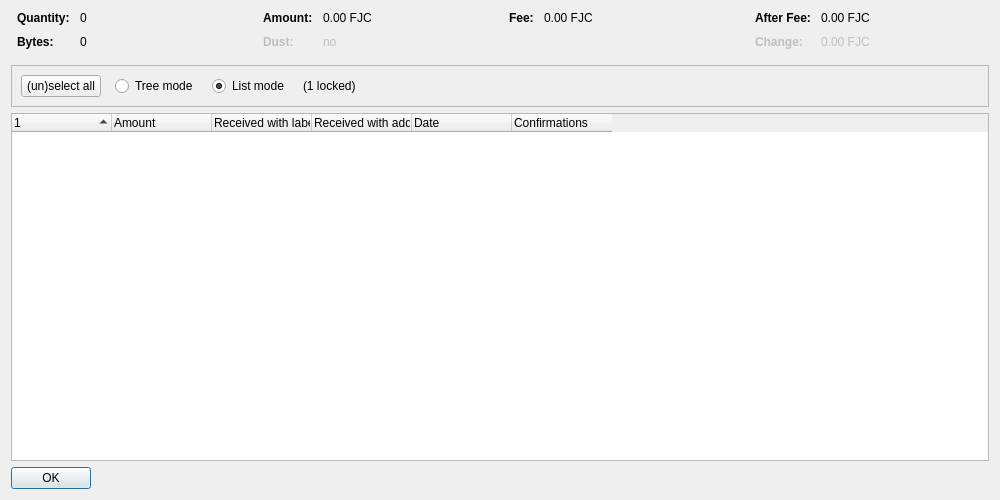
<?xml version="1.0" encoding="UTF-8"?>
<ui version="4.0">
 <class>CoinControlDialog</class>
 <widget class="QDialog" name="CoinControlDialog">
  <property name="geometry">
   <rect>
    <x>0</x>
    <y>0</y>
    <width>1000</width>
    <height>500</height>
   </rect>
  </property>
  <property name="windowTitle">
   <string>Coin Selection</string>
  </property>
  <layout class="QVBoxLayout" name="verticalLayout">
   <item>
    <layout class="QHBoxLayout" name="horizontalLayoutTop" stretch="0,0,0,0">
     <property name="topMargin">
      <number>0</number>
     </property>
     <property name="bottomMargin">
      <number>10</number>
     </property>
     <item>
      <layout class="QFormLayout" name="formLayoutCoinControl1">
       <property name="horizontalSpacing">
        <number>10</number>
       </property>
       <property name="verticalSpacing">
        <number>10</number>
       </property>
       <property name="leftMargin">
        <number>6</number>
       </property>
       <property name="rightMargin">
        <number>6</number>
       </property>
       <item row="0" column="0">
        <widget class="QLabel" name="labelCoinControlQuantityText">
         <property name="font">
          <font>
           <weight>75</weight>
           <bold>true</bold>
          </font>
         </property>
         <property name="text">
          <string>Quantity:</string>
         </property>
        </widget>
       </item>
       <item row="0" column="1">
        <widget class="QLabel" name="labelCoinControlQuantity">
         <property name="cursor">
          <cursorShape>IBeamCursor</cursorShape>
         </property>
         <property name="contextMenuPolicy">
          <enum>Qt::ActionsContextMenu</enum>
         </property>
         <property name="text">
          <string notr="true">0</string>
         </property>
         <property name="textInteractionFlags">
          <set>Qt::LinksAccessibleByMouse|Qt::TextSelectableByKeyboard|Qt::TextSelectableByMouse</set>
         </property>
        </widget>
       </item>
       <item row="1" column="0">
        <widget class="QLabel" name="labelCoinControlBytesText">
         <property name="font">
          <font>
           <weight>75</weight>
           <bold>true</bold>
          </font>
         </property>
         <property name="text">
          <string>Bytes:</string>
         </property>
        </widget>
       </item>
       <item row="1" column="1">
        <widget class="QLabel" name="labelCoinControlBytes">
         <property name="cursor">
          <cursorShape>IBeamCursor</cursorShape>
         </property>
         <property name="contextMenuPolicy">
          <enum>Qt::ActionsContextMenu</enum>
         </property>
         <property name="text">
          <string notr="true">0</string>
         </property>
         <property name="textInteractionFlags">
          <set>Qt::LinksAccessibleByMouse|Qt::TextSelectableByKeyboard|Qt::TextSelectableByMouse</set>
         </property>
        </widget>
       </item>
      </layout>
     </item>
     <item>
      <layout class="QFormLayout" name="formLayoutCoinControl2">
       <property name="horizontalSpacing">
        <number>10</number>
       </property>
       <property name="verticalSpacing">
        <number>10</number>
       </property>
       <property name="leftMargin">
        <number>6</number>
       </property>
       <property name="rightMargin">
        <number>6</number>
       </property>
       <item row="0" column="0">
        <widget class="QLabel" name="labelCoinControlAmountText">
         <property name="font">
          <font>
           <weight>75</weight>
           <bold>true</bold>
          </font>
         </property>
         <property name="text">
          <string>Amount:</string>
         </property>
        </widget>
       </item>
       <item row="0" column="1">
        <widget class="QLabel" name="labelCoinControlAmount">
         <property name="cursor">
          <cursorShape>IBeamCursor</cursorShape>
         </property>
         <property name="contextMenuPolicy">
          <enum>Qt::ActionsContextMenu</enum>
         </property>
         <property name="text">
          <string notr="true">0.00 FJC</string>
         </property>
         <property name="textInteractionFlags">
          <set>Qt::LinksAccessibleByMouse|Qt::TextSelectableByKeyboard|Qt::TextSelectableByMouse</set>
         </property>
        </widget>
       </item>
       <item row="1" column="0">
        <widget class="QLabel" name="labelCoinControlLowOutputText">
         <property name="enabled">
          <bool>false</bool>
         </property>
         <property name="font">
          <font>
           <weight>75</weight>
           <bold>true</bold>
          </font>
         </property>
         <property name="text">
          <string>Dust:</string>
         </property>
        </widget>
       </item>
       <item row="1" column="1">
        <widget class="QLabel" name="labelCoinControlLowOutput">
         <property name="enabled">
          <bool>false</bool>
         </property>
         <property name="cursor">
          <cursorShape>IBeamCursor</cursorShape>
         </property>
         <property name="contextMenuPolicy">
          <enum>Qt::ActionsContextMenu</enum>
         </property>
         <property name="text">
          <string notr="true">no</string>
         </property>
         <property name="textInteractionFlags">
          <set>Qt::LinksAccessibleByMouse|Qt::TextSelectableByKeyboard|Qt::TextSelectableByMouse</set>
         </property>
        </widget>
       </item>
      </layout>
     </item>
     <item>
      <layout class="QFormLayout" name="formLayoutCoinControl3">
       <property name="horizontalSpacing">
        <number>10</number>
       </property>
       <property name="verticalSpacing">
        <number>10</number>
       </property>
       <property name="leftMargin">
        <number>6</number>
       </property>
       <property name="rightMargin">
        <number>6</number>
       </property>
       <item row="0" column="0">
        <widget class="QLabel" name="labelCoinControlFeeText">
         <property name="font">
          <font>
           <weight>75</weight>
           <bold>true</bold>
          </font>
         </property>
         <property name="text">
          <string>Fee:</string>
         </property>
        </widget>
       </item>
       <item row="0" column="1">
        <widget class="QLabel" name="labelCoinControlFee">
         <property name="cursor">
          <cursorShape>IBeamCursor</cursorShape>
         </property>
         <property name="contextMenuPolicy">
          <enum>Qt::ActionsContextMenu</enum>
         </property>
         <property name="text">
          <string notr="true">0.00 FJC</string>
         </property>
         <property name="textInteractionFlags">
          <set>Qt::LinksAccessibleByMouse|Qt::TextSelectableByKeyboard|Qt::TextSelectableByMouse</set>
         </property>
        </widget>
       </item>
      </layout>
     </item>
     <item>
      <layout class="QFormLayout" name="formLayoutCoinControl4">
       <property name="horizontalSpacing">
        <number>10</number>
       </property>
       <property name="verticalSpacing">
        <number>10</number>
       </property>
       <property name="leftMargin">
        <number>6</number>
       </property>
       <property name="rightMargin">
        <number>6</number>
       </property>
       <item row="0" column="0">
        <widget class="QLabel" name="labelCoinControlAfterFeeText">
         <property name="font">
          <font>
           <weight>75</weight>
           <bold>true</bold>
          </font>
         </property>
         <property name="text">
          <string>After Fee:</string>
         </property>
        </widget>
       </item>
       <item row="0" column="1">
        <widget class="QLabel" name="labelCoinControlAfterFee">
         <property name="cursor">
          <cursorShape>IBeamCursor</cursorShape>
         </property>
         <property name="contextMenuPolicy">
          <enum>Qt::ActionsContextMenu</enum>
         </property>
         <property name="text">
          <string notr="true">0.00 FJC</string>
         </property>
         <property name="textInteractionFlags">
          <set>Qt::LinksAccessibleByMouse|Qt::TextSelectableByKeyboard|Qt::TextSelectableByMouse</set>
         </property>
        </widget>
       </item>
       <item row="1" column="0">
        <widget class="QLabel" name="labelCoinControlChangeText">
         <property name="enabled">
          <bool>false</bool>
         </property>
         <property name="font">
          <font>
           <weight>75</weight>
           <bold>true</bold>
          </font>
         </property>
         <property name="text">
          <string>Change:</string>
         </property>
        </widget>
       </item>
       <item row="1" column="1">
        <widget class="QLabel" name="labelCoinControlChange">
         <property name="enabled">
          <bool>false</bool>
         </property>
         <property name="cursor">
          <cursorShape>IBeamCursor</cursorShape>
         </property>
         <property name="contextMenuPolicy">
          <enum>Qt::ActionsContextMenu</enum>
         </property>
         <property name="text">
          <string notr="true">0.00 FJC</string>
         </property>
         <property name="textInteractionFlags">
          <set>Qt::LinksAccessibleByMouse|Qt::TextSelectableByKeyboard|Qt::TextSelectableByMouse</set>
         </property>
        </widget>
       </item>
      </layout>
     </item>
    </layout>
   </item>
   <item>
    <widget class="QFrame" name="frame">
     <property name="minimumSize">
      <size>
       <width>0</width>
       <height>40</height>
      </size>
     </property>
     <property name="frameShape">
      <enum>QFrame::StyledPanel</enum>
     </property>
     <property name="frameShadow">
      <enum>QFrame::Sunken</enum>
     </property>
     <layout class="QHBoxLayout" name="horizontalLayout">
      <item>
       <layout class="QHBoxLayout" name="horizontalLayoutPanel" stretch="0,0,0,0,0">
        <property name="spacing">
         <number>14</number>
        </property>
        <item>
         <widget class="QPushButton" name="pushButtonSelectAll">
          <property name="sizePolicy">
           <sizepolicy hsizetype="Maximum" vsizetype="Fixed">
            <horstretch>0</horstretch>
            <verstretch>0</verstretch>
           </sizepolicy>
          </property>
          <property name="text">
           <string>(un)select all</string>
          </property>
          <property name="autoDefault">
           <bool>false</bool>
          </property>
         </widget>
        </item>
        <item>
         <widget class="QRadioButton" name="radioTreeMode">
          <property name="sizePolicy">
           <sizepolicy hsizetype="Maximum" vsizetype="Fixed">
            <horstretch>0</horstretch>
            <verstretch>0</verstretch>
           </sizepolicy>
          </property>
          <property name="text">
           <string>Tree mode</string>
          </property>
         </widget>
        </item>
        <item>
         <widget class="QRadioButton" name="radioListMode">
          <property name="sizePolicy">
           <sizepolicy hsizetype="Maximum" vsizetype="Fixed">
            <horstretch>0</horstretch>
            <verstretch>0</verstretch>
           </sizepolicy>
          </property>
          <property name="text">
           <string>List mode</string>
          </property>
          <property name="checked">
           <bool>true</bool>
          </property>
         </widget>
        </item>
        <item>
         <widget class="QLabel" name="labelLocked">
          <property name="text">
           <string notr="true">(1 locked)</string>
          </property>
         </widget>
        </item>
        <item>
         <spacer name="horizontalSpacer">
          <property name="orientation">
           <enum>Qt::Horizontal</enum>
          </property>
          <property name="sizeHint" stdset="0">
           <size>
            <width>40</width>
            <height>20</height>
           </size>
          </property>
         </spacer>
        </item>
       </layout>
      </item>
     </layout>
    </widget>
   </item>
   <item>
    <widget class="CoinControlTreeWidget" name="treeWidget">
     <property name="contextMenuPolicy">
      <enum>Qt::CustomContextMenu</enum>
     </property>
     <property name="sortingEnabled">
      <bool>false</bool>
     </property>
     <property name="columnCount">
      <number>6</number>
     </property>
     <attribute name="headerShowSortIndicator" stdset="0">
      <bool>true</bool>
     </attribute>
     <attribute name="headerStretchLastSection">
      <bool>false</bool>
     </attribute>
     <column>
      <property name="text">
       <string/>
      </property>
     </column>
     <column>
      <property name="text">
       <string>Amount</string>
      </property>
     </column>
     <column>
      <property name="text">
       <string>Received with label</string>
      </property>
     </column>
     <column>
      <property name="text">
       <string>Received with address</string>
      </property>
     </column>
     <column>
      <property name="text">
       <string>Date</string>
      </property>
     </column>
     <column>
      <property name="text">
       <string>Confirmations</string>
      </property>
      <property name="toolTip">
       <string>Confirmed</string>
      </property>
     </column>
     <column>
      <property name="text">
       <string/>
      </property>
     </column>
     <column>
      <property name="text">
       <string/>
      </property>
     </column>
     <column>
      <property name="text">
       <string/>
      </property>
     </column>
     <column>
      <property name="text">
       <string/>
      </property>
     </column>
    </widget>
   </item>
   <item>
    <widget class="QDialogButtonBox" name="buttonBox">
     <property name="sizePolicy">
      <sizepolicy hsizetype="Maximum" vsizetype="Fixed">
       <horstretch>0</horstretch>
       <verstretch>0</verstretch>
      </sizepolicy>
     </property>
     <property name="orientation">
      <enum>Qt::Horizontal</enum>
     </property>
     <property name="standardButtons">
      <set>QDialogButtonBox::Ok</set>
     </property>
    </widget>
   </item>
  </layout>
 </widget>
 <customwidgets>
  <customwidget>
   <class>CoinControlTreeWidget</class>
   <extends>QTreeWidget</extends>
   <header>qt/coincontroltreewidget.h</header>
  </customwidget>
 </customwidgets>
 <resources/>
 <connections/>
</ui>
